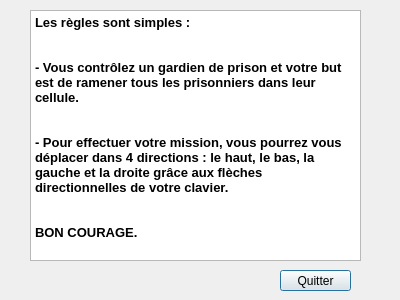
<?xml version="1.0" encoding="UTF-8"?>
<ui version="4.0">
 <class>Aide</class>
 <widget class="QDialog" name="Aide">
  <property name="geometry">
   <rect>
    <x>0</x>
    <y>0</y>
    <width>400</width>
    <height>300</height>
   </rect>
  </property>
  <property name="windowTitle">
   <string>Dialog</string>
  </property>
  <widget class="QPushButton" name="Quitter">
   <property name="geometry">
    <rect>
     <x>280</x>
     <y>270</y>
     <width>71</width>
     <height>21</height>
    </rect>
   </property>
   <property name="text">
    <string>Quitter</string>
   </property>
  </widget>
  <widget class="QTextEdit" name="textEdit">
   <property name="geometry">
    <rect>
     <x>30</x>
     <y>10</y>
     <width>331</width>
     <height>251</height>
    </rect>
   </property>
   <property name="html">
    <string>&lt;!DOCTYPE HTML PUBLIC &quot;-//W3C//DTD HTML 4.0//EN&quot; &quot;http://www.w3.org/TR/REC-html40/strict.dtd&quot;&gt;
&lt;html&gt;&lt;head&gt;&lt;meta name=&quot;qrichtext&quot; content=&quot;1&quot; /&gt;&lt;style type=&quot;text/css&quot;&gt;
p, li { white-space: pre-wrap; }
&lt;/style&gt;&lt;/head&gt;&lt;body style=&quot; font-family:'Sans'; font-size:10pt; font-weight:400; font-style:normal;&quot;&gt;
&lt;p style=&quot; margin-top:0px; margin-bottom:0px; margin-left:0px; margin-right:0px; -qt-block-indent:0; text-indent:0px; background-color:#ffffff;&quot;&gt;&lt;span style=&quot; font-family:'sans'; font-weight:600; color:#000000;&quot;&gt;Les règles sont simples :&lt;/span&gt;&lt;/p&gt;
&lt;p style=&quot; margin-top:0px; margin-bottom:0px; margin-left:0px; margin-right:0px; -qt-block-indent:0; text-indent:0px; background-color:#ffffff;&quot;&gt;&lt;span style=&quot; font-family:'sans'; font-weight:600; color:#000000;&quot;&gt;&lt;br /&gt;&lt;/span&gt;&lt;/p&gt;
&lt;p style=&quot; margin-top:0px; margin-bottom:0px; margin-left:0px; margin-right:0px; -qt-block-indent:0; text-indent:0px; background-color:#ffffff;&quot;&gt;&lt;span style=&quot; font-family:'sans'; font-weight:600; color:#000000;&quot;&gt;- Vous contrôlez un gardien de prison et votre but est de ramener tous les prisonniers dans leur cellule.&lt;/span&gt;&lt;/p&gt;
&lt;p style=&quot; margin-top:0px; margin-bottom:0px; margin-left:0px; margin-right:0px; -qt-block-indent:0; text-indent:0px; background-color:#ffffff;&quot;&gt;&lt;span style=&quot; font-family:'sans'; font-weight:600; color:#000000;&quot;&gt;&lt;br /&gt;&lt;/span&gt;&lt;/p&gt;
&lt;p style=&quot; margin-top:0px; margin-bottom:0px; margin-left:0px; margin-right:0px; -qt-block-indent:0; text-indent:0px; background-color:#ffffff;&quot;&gt;&lt;span style=&quot; font-family:'sans'; font-weight:600; color:#000000;&quot;&gt;- Pour effectuer votre mission, vous pourrez vous déplacer dans 4 directions : le haut, le bas, la gauche et la droite grâce aux flèches directionnelles de votre clavier.&lt;/span&gt;&lt;/p&gt;
&lt;p style=&quot; margin-top:0px; margin-bottom:0px; margin-left:0px; margin-right:0px; -qt-block-indent:0; text-indent:0px; background-color:#ffffff;&quot;&gt;&lt;span style=&quot; font-family:'sans'; font-weight:600; color:#000000;&quot;&gt;&lt;br /&gt;&lt;/span&gt;&lt;/p&gt;
&lt;p style=&quot; margin-top:0px; margin-bottom:0px; margin-left:0px; margin-right:0px; -qt-block-indent:0; text-indent:0px; background-color:#ffffff;&quot;&gt;&lt;span style=&quot; font-family:'sans'; font-weight:600; color:#000000;&quot;&gt;BON COURAGE.&lt;/span&gt;&lt;/p&gt;&lt;/body&gt;&lt;/html&gt;</string>
   </property>
  </widget>
 </widget>
 <resources/>
 <connections/>
</ui>
